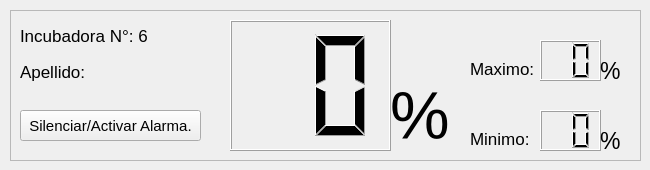
    <widget class="QWidget" name="tab_18">
     <attribute name="title">
      <string>Monitoreo.</string>
     </attribute>
     <widget class="QFrame" name="frame_7">
      <property name="geometry">
       <rect>
        <x>10</x>
        <y>10</y>
        <width>631</width>
        <height>151</height>
       </rect>
      </property>
      <property name="font">
       <font>
        <pointsize>11</pointsize>
       </font>
      </property>
      <property name="styleSheet">
       <string notr="true">selection-color: qlineargradient(spread:reflect, x1:0, y1:0, x2:1, y2:0, stop:1 rgba(188, 233, 255, 255));</string>
      </property>
      <property name="frameShape">
       <enum>QFrame::StyledPanel</enum>
      </property>
      <property name="frameShadow">
       <enum>QFrame::Raised</enum>
      </property>
      <widget class="QLCDNumber" name="lcdNumber_19">
       <property name="geometry">
        <rect>
         <x>220</x>
         <y>10</y>
         <width>161</width>
         <height>131</height>
        </rect>
       </property>
       <property name="sizePolicy">
        <sizepolicy hsizetype="Minimum" vsizetype="Minimum">
         <horstretch>0</horstretch>
         <verstretch>0</verstretch>
        </sizepolicy>
       </property>
       <property name="font">
        <font>
         <pointsize>11</pointsize>
        </font>
       </property>
       <property name="smallDecimalPoint">
        <bool>true</bool>
       </property>
       <property name="digitCount">
        <number>2</number>
       </property>
       <property name="mode">
        <enum>QLCDNumber::Dec</enum>
       </property>
       <property name="segmentStyle">
        <enum>QLCDNumber::Filled</enum>
       </property>
      </widget>
      <widget class="QLCDNumber" name="lcdNumber_20">
       <property name="geometry">
        <rect>
         <x>530</x>
         <y>30</y>
         <width>61</width>
         <height>41</height>
        </rect>
       </property>
       <property name="digitCount">
        <number>2</number>
       </property>
      </widget>
      <widget class="QLCDNumber" name="lcdNumber_21">
       <property name="geometry">
        <rect>
         <x>530</x>
         <y>100</y>
         <width>61</width>
         <height>41</height>
        </rect>
       </property>
       <property name="digitCount">
        <number>2</number>
       </property>
      </widget>
      <widget class="QPushButton" name="pushButton_25">
       <property name="geometry">
        <rect>
         <x>10</x>
         <y>100</y>
         <width>181</width>
         <height>31</height>
        </rect>
       </property>
       <property name="font">
        <font>
         <pointsize>11</pointsize>
        </font>
       </property>
       <property name="text">
        <string>Silenciar/Activar Alarma.</string>
       </property>
      </widget>
      <widget class="QLabel" name="label_79">
       <property name="geometry">
        <rect>
         <x>10</x>
         <y>10</y>
         <width>181</width>
         <height>31</height>
        </rect>
       </property>
       <property name="font">
        <font>
         <pointsize>13</pointsize>
        </font>
       </property>
       <property name="text">
        <string>Incubadora N°: 6</string>
       </property>
      </widget>
      <widget class="QLabel" name="label_80">
       <property name="geometry">
        <rect>
         <x>10</x>
         <y>46</y>
         <width>201</width>
         <height>31</height>
        </rect>
       </property>
       <property name="font">
        <font>
         <pointsize>13</pointsize>
        </font>
       </property>
       <property name="text">
        <string>Apellido:</string>
       </property>
      </widget>
      <widget class="QLabel" name="label_81">
       <property name="geometry">
        <rect>
         <x>460</x>
         <y>50</y>
         <width>71</width>
         <height>17</height>
        </rect>
       </property>
       <property name="font">
        <font>
         <pointsize>13</pointsize>
        </font>
       </property>
       <property name="text">
        <string>Maximo:</string>
       </property>
      </widget>
      <widget class="QLabel" name="label_82">
       <property name="geometry">
        <rect>
         <x>460</x>
         <y>120</y>
         <width>61</width>
         <height>17</height>
        </rect>
       </property>
       <property name="font">
        <font>
         <pointsize>13</pointsize>
        </font>
       </property>
       <property name="text">
        <string>Minimo:</string>
       </property>
      </widget>
      <widget class="QLabel" name="label_83">
       <property name="geometry">
        <rect>
         <x>380</x>
         <y>70</y>
         <width>71</width>
         <height>71</height>
        </rect>
       </property>
       <property name="font">
        <font>
         <pointsize>50</pointsize>
        </font>
       </property>
       <property name="text">
        <string>%</string>
       </property>
      </widget>
      <widget class="QLabel" name="label_84">
       <property name="geometry">
        <rect>
         <x>590</x>
         <y>50</y>
         <width>31</width>
         <height>21</height>
        </rect>
       </property>
       <property name="font">
        <font>
         <pointsize>17</pointsize>
        </font>
       </property>
       <property name="text">
        <string>%</string>
       </property>
      </widget>
      <widget class="QLabel" name="label_85">
       <property name="geometry">
        <rect>
         <x>590</x>
         <y>120</y>
         <width>31</width>
         <height>21</height>
        </rect>
       </property>
       <property name="font">
        <font>
         <pointsize>17</pointsize>
        </font>
       </property>
       <property name="text">
        <string>%</string>
       </property>
      </widget>
     </widget>
    </widget>
